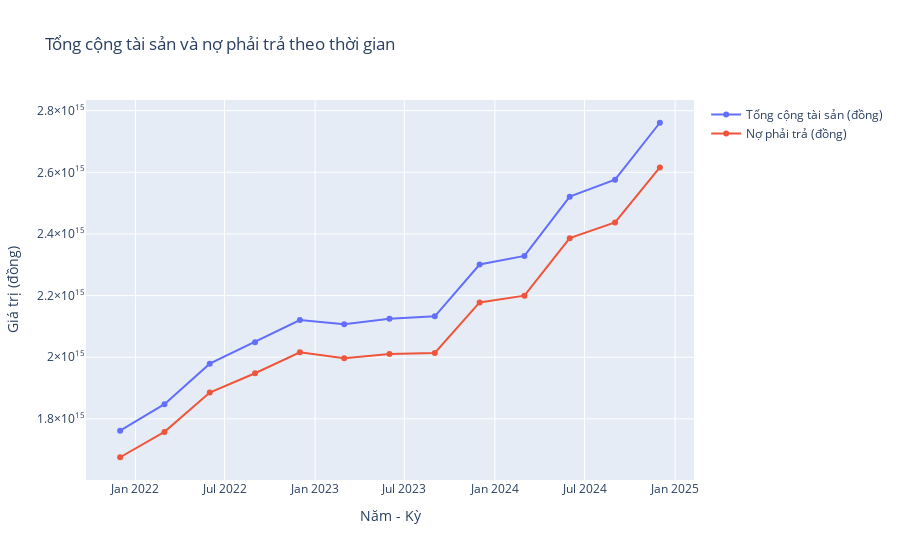

The code cell stored with this chart in its notebook:
### Code cell
fig = go.Figure()

fig.add_trace(go.Scatter(
    x=bid_cdtc["Năm"].astype(str) + "-" + bid_cdtc["Tháng"].astype(str),
    y=bid_cdtc["TỔNG CỘNG TÀI SẢN (đồng)"],
    mode="lines+markers",
    name="Tổng cộng tài sản (đồng)"
))

fig.add_trace(go.Scatter(x=bid_cdtc["Năm"].astype(str) + "-" + bid_cdtc["Tháng"].astype(str),
                         y=bid_cdtc["NỢ PHẢI TRẢ (đồng)"],
                         mode="lines+markers",
                         name="Nợ phải trả (đồng)"))

fig.update_layout(title="Tổng cộng tài sản và nợ phải trả theo thời gian",
                  xaxis_title="Năm - Kỳ",
                  yaxis_title="Giá trị (đồng)")

fig.show()

### Figure 1 — Plotly figure (JSON) as saved in the notebook; plotly's stock layout.template omitted (floating-point values rounded to 4 significant figures)
{"data": [{"mode": "lines+markers", "name": "Tổng cộng tài sản (đồng)", "type": "scatter", "x": ["2024-12", "2024-9", "2024-6", "2024-3", "2023-12", "2023-9", "2023-6", "2023-3", "2022-12", "2022-9", "2022-6", "2022-3", "2021-12"], "y": [2760791854000000, 2575981275000000, 2521071363000000, 2328730752000000, 2300814314000000, 2132854577000000, 2124767632000000, 2106864549000000, 2120527692000000, 2048952718000000, 1979292691000000, 1847704434000000, 1761938950000000]}, {"mode": "lines+markers", "name": "Nợ phải trả (đồng)", "type": "scatter", "x": ["2024-12", "2024-9", "2024-6", "2024-3", "2023-12", "2023-9", "2023-6", "2023-3", "2022-12", "2022-9", "2022-6", "2022-3", "2021-12"], "y": [2615880741000000, 2437541619000000, 2386354090000000, 2199712917000000, 2177897270000000, 2013766739000000, 2010615988000000, 1997016087000000, 2016322127000000, 1948027658000000, 1885375152000000, 1757866709000000, 1675572305000000]}], "layout": {"title": {"text": "Tổng cộng tài sản và nợ phải trả theo thời gian"}, "xaxis": {"title": {"text": "Năm - Kỳ"}}, "yaxis": {"title": {"text": "Giá trị (đồng)"}}}}
